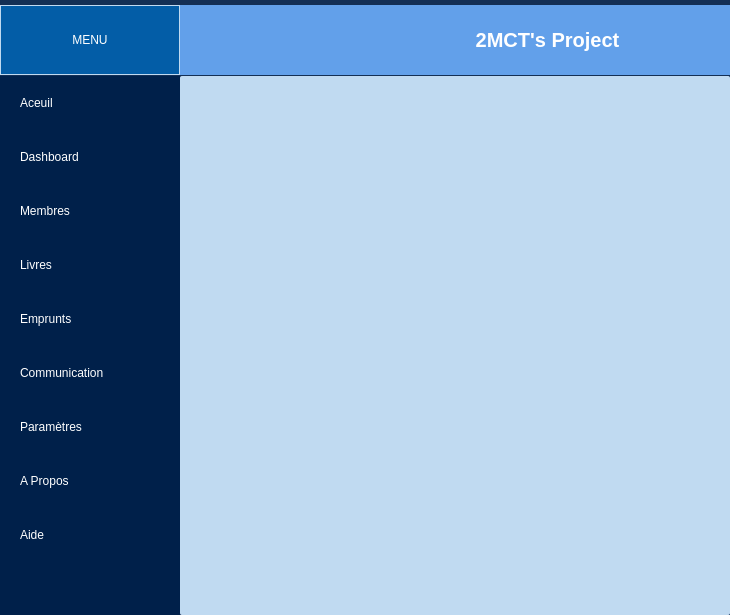
<?xml version="1.0" encoding="UTF-8"?>
<ui version="4.0">
 <class>MainWindow</class>
 <widget class="QMainWindow" name="MainWindow">
  <property name="geometry">
   <rect>
    <x>0</x>
    <y>0</y>
    <width>730</width>
    <height>615</height>
   </rect>
  </property>
  <property name="windowTitle">
   <string>MainWindow</string>
  </property>
  <widget class="QWidget" name="centralwidget">
   <property name="styleSheet">
    <string notr="true">*{
    border: none;
    background-color: transparent;
	color : #fff;
}

#centralwidget{
	background-color: #132f55;
}

#menu_side{
   background-color: #00204a;
}

QPushButton{
    padding: 20px;
    background-color: #00204a;
}

QPushButton:hover{
    padding: 20px;
    background-color: #007fa4;
}

QPushButton:clicked{
    padding: 20px;
    background-color: #007fa4;
}

#main_body{
    border-radius : 2px;  
	background-color: rgb(192, 218, 241);
}
</string>
   </property>
   <layout class="QVBoxLayout" name="verticalLayout">
    <property name="leftMargin">
     <number>0</number>
    </property>
    <property name="topMargin">
     <number>0</number>
    </property>
    <property name="rightMargin">
     <number>0</number>
    </property>
    <property name="bottomMargin">
     <number>0</number>
    </property>
    <item>
     <widget class="QFrame" name="header">
      <property name="minimumSize">
       <size>
        <width>0</width>
        <height>70</height>
       </size>
      </property>
      <property name="maximumSize">
       <size>
        <width>16777215</width>
        <height>60</height>
       </size>
      </property>
      <property name="styleSheet">
       <string notr="true">#header{
	background-color : rgb(98, 160, 234);
}</string>
      </property>
      <property name="frameShape">
       <enum>QFrame::StyledPanel</enum>
      </property>
      <property name="frameShadow">
       <enum>QFrame::Raised</enum>
      </property>
      <layout class="QHBoxLayout" name="horizontalLayout_2">
       <property name="spacing">
        <number>0</number>
       </property>
       <property name="leftMargin">
        <number>0</number>
       </property>
       <property name="topMargin">
        <number>0</number>
       </property>
       <property name="rightMargin">
        <number>0</number>
       </property>
       <property name="bottomMargin">
        <number>0</number>
       </property>
       <item alignment="Qt::AlignLeft">
        <widget class="QFrame" name="frame">
         <property name="minimumSize">
          <size>
           <width>0</width>
           <height>70</height>
          </size>
         </property>
         <property name="maximumSize">
          <size>
           <width>16777215</width>
           <height>70</height>
          </size>
         </property>
         <property name="frameShape">
          <enum>QFrame::StyledPanel</enum>
         </property>
         <property name="frameShadow">
          <enum>QFrame::Raised</enum>
         </property>
         <layout class="QHBoxLayout" name="horizontalLayout_4">
          <property name="spacing">
           <number>0</number>
          </property>
          <property name="leftMargin">
           <number>0</number>
          </property>
          <property name="topMargin">
           <number>0</number>
          </property>
          <property name="rightMargin">
           <number>0</number>
          </property>
          <property name="bottomMargin">
           <number>0</number>
          </property>
          <item>
           <widget class="QPushButton" name="menuBtn">
            <property name="minimumSize">
             <size>
              <width>180</width>
              <height>60</height>
             </size>
            </property>
            <property name="maximumSize">
             <size>
              <width>16777215</width>
              <height>70</height>
             </size>
            </property>
            <property name="toolTip">
             <string/>
            </property>
            <property name="styleSheet">
             <string notr="true">#menuBtn{
	background-color : #035da7;
	border: 1px solid rgb(192, 218, 241);
}</string>
            </property>
            <property name="text">
             <string>MENU</string>
            </property>
            <property name="icon">
             <iconset resource="icons.qrc">
              <normaloff>:/iconWhite/align-justify.svg</normaloff>:/iconWhite/align-justify.svg</iconset>
            </property>
            <property name="iconSize">
             <size>
              <width>21</width>
              <height>21</height>
             </size>
            </property>
           </widget>
          </item>
         </layout>
        </widget>
       </item>
       <item>
        <widget class="QFrame" name="frame_3">
         <property name="minimumSize">
          <size>
           <width>0</width>
           <height>0</height>
          </size>
         </property>
         <property name="frameShape">
          <enum>QFrame::StyledPanel</enum>
         </property>
         <property name="frameShadow">
          <enum>QFrame::Raised</enum>
         </property>
         <layout class="QHBoxLayout" name="horizontalLayout_3">
          <property name="spacing">
           <number>0</number>
          </property>
          <property name="leftMargin">
           <number>0</number>
          </property>
          <property name="topMargin">
           <number>0</number>
          </property>
          <property name="rightMargin">
           <number>0</number>
          </property>
          <property name="bottomMargin">
           <number>0</number>
          </property>
          <item>
           <widget class="QLabel" name="label">
            <property name="font">
             <font>
              <pointsize>15</pointsize>
              <weight>75</weight>
              <bold>true</bold>
             </font>
            </property>
            <property name="text">
             <string>2MCT's Project</string>
            </property>
            <property name="alignment">
             <set>Qt::AlignCenter</set>
            </property>
           </widget>
          </item>
         </layout>
        </widget>
       </item>
      </layout>
     </widget>
    </item>
    <item>
     <widget class="QFrame" name="frame_2">
      <property name="sizePolicy">
       <sizepolicy hsizetype="Preferred" vsizetype="Expanding">
        <horstretch>0</horstretch>
        <verstretch>0</verstretch>
       </sizepolicy>
      </property>
      <property name="frameShape">
       <enum>QFrame::StyledPanel</enum>
      </property>
      <property name="frameShadow">
       <enum>QFrame::Raised</enum>
      </property>
      <property name="lineWidth">
       <number>1</number>
      </property>
      <layout class="QHBoxLayout" name="horizontalLayout">
       <property name="spacing">
        <number>0</number>
       </property>
       <property name="leftMargin">
        <number>0</number>
       </property>
       <property name="topMargin">
        <number>0</number>
       </property>
       <property name="rightMargin">
        <number>0</number>
       </property>
       <property name="bottomMargin">
        <number>0</number>
       </property>
       <item>
        <widget class="QWidget" name="menu_side" native="true">
         <property name="minimumSize">
          <size>
           <width>180</width>
           <height>300</height>
          </size>
         </property>
         <property name="maximumSize">
          <size>
           <width>100</width>
           <height>700</height>
          </size>
         </property>
         <layout class="QVBoxLayout" name="verticalLayout_2">
          <property name="spacing">
           <number>0</number>
          </property>
          <property name="leftMargin">
           <number>0</number>
          </property>
          <property name="topMargin">
           <number>0</number>
          </property>
          <property name="rightMargin">
           <number>0</number>
          </property>
          <property name="bottomMargin">
           <number>0</number>
          </property>
          <item alignment="Qt::AlignTop">
           <widget class="QFrame" name="frame_4">
            <property name="minimumSize">
             <size>
              <width>0</width>
              <height>0</height>
             </size>
            </property>
            <property name="styleSheet">
             <string notr="true"/>
            </property>
            <property name="frameShape">
             <enum>QFrame::StyledPanel</enum>
            </property>
            <property name="frameShadow">
             <enum>QFrame::Raised</enum>
            </property>
            <layout class="QVBoxLayout" name="verticalLayout_3">
             <property name="spacing">
              <number>0</number>
             </property>
             <property name="leftMargin">
              <number>0</number>
             </property>
             <property name="topMargin">
              <number>0</number>
             </property>
             <property name="rightMargin">
              <number>0</number>
             </property>
             <property name="bottomMargin">
              <number>0</number>
             </property>
             <item>
              <widget class="QPushButton" name="btnSearch">
               <property name="styleSheet">
                <string notr="true">#btnSearch{
	text-align: left
}</string>
               </property>
               <property name="text">
                <string>Aceuil</string>
               </property>
               <property name="icon">
                <iconset resource="icons.qrc">
                 <normaloff>:/iconWhite/home.svg</normaloff>:/iconWhite/home.svg</iconset>
               </property>
               <property name="iconSize">
                <size>
                 <width>20</width>
                 <height>20</height>
                </size>
               </property>
              </widget>
             </item>
             <item>
              <widget class="QPushButton" name="btnDash">
               <property name="styleSheet">
                <string notr="true">#btnDash{
	text-align: left
}</string>
               </property>
               <property name="text">
                <string>Dashboard</string>
               </property>
               <property name="icon">
                <iconset resource="icons.qrc">
                 <normaloff>:/iconWhite/bar-chart-2.svg</normaloff>:/iconWhite/bar-chart-2.svg</iconset>
               </property>
               <property name="iconSize">
                <size>
                 <width>20</width>
                 <height>20</height>
                </size>
               </property>
              </widget>
             </item>
             <item>
              <widget class="QPushButton" name="btnMember">
               <property name="styleSheet">
                <string notr="true">#btnMember{
	text-align: left
}</string>
               </property>
               <property name="text">
                <string>Membres</string>
               </property>
               <property name="icon">
                <iconset resource="icons.qrc">
                 <normaloff>:/iconWhite/users.svg</normaloff>:/iconWhite/users.svg</iconset>
               </property>
               <property name="iconSize">
                <size>
                 <width>20</width>
                 <height>20</height>
                </size>
               </property>
              </widget>
             </item>
             <item>
              <widget class="QPushButton" name="btnBook">
               <property name="styleSheet">
                <string notr="true">#btnBook{
	text-align: left
}</string>
               </property>
               <property name="text">
                <string>Livres</string>
               </property>
               <property name="icon">
                <iconset resource="icons.qrc">
                 <normaloff>:/iconWhite/book.svg</normaloff>:/iconWhite/book.svg</iconset>
               </property>
               <property name="iconSize">
                <size>
                 <width>20</width>
                 <height>20</height>
                </size>
               </property>
              </widget>
             </item>
             <item>
              <widget class="QPushButton" name="btnEmprunt">
               <property name="styleSheet">
                <string notr="true">#btnEmprunt{
	text-align: left;
}</string>
               </property>
               <property name="text">
                <string>Emprunts</string>
               </property>
               <property name="icon">
                <iconset resource="icons.qrc">
                 <normaloff>:/iconWhite/repeat.svg</normaloff>:/iconWhite/repeat.svg</iconset>
               </property>
               <property name="iconSize">
                <size>
                 <width>20</width>
                 <height>20</height>
                </size>
               </property>
              </widget>
             </item>
             <item>
              <widget class="QPushButton" name="btnCommunication">
               <property name="styleSheet">
                <string notr="true">#btnCommunication{
	text-align: left;
}</string>
               </property>
               <property name="text">
                <string>Communication</string>
               </property>
               <property name="icon">
                <iconset resource="icons.qrc">
                 <normaloff>:/iconWhite/mail.svg</normaloff>:/iconWhite/mail.svg</iconset>
               </property>
               <property name="iconSize">
                <size>
                 <width>20</width>
                 <height>20</height>
                </size>
               </property>
              </widget>
             </item>
             <item>
              <widget class="QPushButton" name="btnSetting">
               <property name="styleSheet">
                <string notr="true">#btnSetting{
	text-align: left;
}</string>
               </property>
               <property name="text">
                <string>Paramètres</string>
               </property>
               <property name="icon">
                <iconset resource="icons.qrc">
                 <normaloff>:/iconWhite/settings.svg</normaloff>:/iconWhite/settings.svg</iconset>
               </property>
               <property name="iconSize">
                <size>
                 <width>20</width>
                 <height>20</height>
                </size>
               </property>
              </widget>
             </item>
             <item>
              <widget class="QPushButton" name="btnAbout">
               <property name="styleSheet">
                <string notr="true">#btnAbout{
	text-align: left;
}</string>
               </property>
               <property name="text">
                <string>A Propos</string>
               </property>
               <property name="icon">
                <iconset resource="icons.qrc">
                 <normaloff>:/iconWhite/info.svg</normaloff>:/iconWhite/info.svg</iconset>
               </property>
               <property name="iconSize">
                <size>
                 <width>20</width>
                 <height>20</height>
                </size>
               </property>
              </widget>
             </item>
             <item>
              <widget class="QPushButton" name="btnHelp">
               <property name="styleSheet">
                <string notr="true">#btnHelp{
	text-align: left;
}</string>
               </property>
               <property name="text">
                <string>Aide</string>
               </property>
               <property name="icon">
                <iconset resource="icons.qrc">
                 <normaloff>:/iconWhite/help-circle.svg</normaloff>:/iconWhite/help-circle.svg</iconset>
               </property>
               <property name="iconSize">
                <size>
                 <width>20</width>
                 <height>20</height>
                </size>
               </property>
              </widget>
             </item>
            </layout>
           </widget>
          </item>
         </layout>
        </widget>
       </item>
       <item>
        <widget class="QFrame" name="main_body">
         <property name="sizePolicy">
          <sizepolicy hsizetype="Expanding" vsizetype="Preferred">
           <horstretch>0</horstretch>
           <verstretch>0</verstretch>
          </sizepolicy>
         </property>
         <property name="minimumSize">
          <size>
           <width>0</width>
           <height>0</height>
          </size>
         </property>
         <property name="frameShape">
          <enum>QFrame::StyledPanel</enum>
         </property>
         <property name="frameShadow">
          <enum>QFrame::Raised</enum>
         </property>
         <layout class="QHBoxLayout" name="horizontalLayout_5">
          <item>
           <widget class="QLabel" name="label_2">
            <property name="text">
             <string/>
            </property>
            <property name="alignment">
             <set>Qt::AlignCenter</set>
            </property>
           </widget>
          </item>
          <item>
           <widget class="QStackedWidget" name="stackedWidget">
            <property name="minimumSize">
             <size>
              <width>0</width>
              <height>0</height>
             </size>
            </property>
            <widget class="QWidget" name="page"/>
            <widget class="QWidget" name="page_3"/>
            <widget class="QWidget" name="page_2"/>
           </widget>
          </item>
         </layout>
        </widget>
       </item>
      </layout>
     </widget>
    </item>
   </layout>
  </widget>
  <widget class="QMenuBar" name="menubar">
   <property name="geometry">
    <rect>
     <x>0</x>
     <y>0</y>
     <width>730</width>
     <height>22</height>
    </rect>
   </property>
  </widget>
 </widget>
 <resources>
  <include location="icons.qrc"/>
 </resources>
 <connections/>
</ui>
